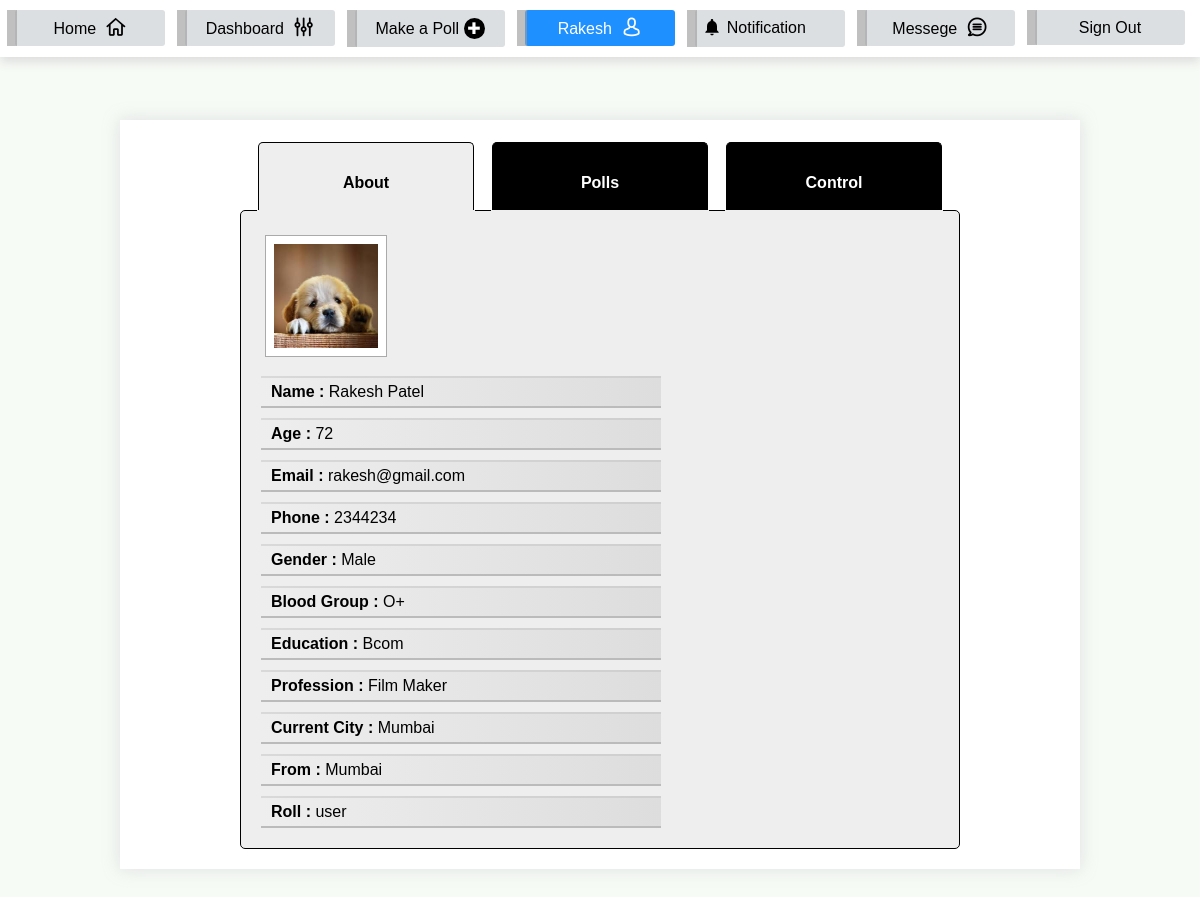
Page /user.php?userid=3 (signed in) on the committed database.
### tables this page shows
CREATE TABLE `users` (
  `user_id` int(10) UNSIGNED NOT NULL,
  `user_firstname` varchar(100) NOT NULL,
  `user_lastname` varchar(100) NOT NULL,
  `user_username` varchar(255) NOT NULL,
  `user_password` mediumtext NOT NULL,
  `user_email` varchar(1000) NOT NULL,
  `user_phone` int(15) NOT NULL,
  `user_age` int(10) UNSIGNED NOT NULL,
  `user_gender` varchar(50) NOT NULL,
  `user_bloodgroup` varchar(50) NOT NULL,
  `user_education` varchar(100) NOT NULL,
  `user_profession` varchar(1000) NOT NULL,
  `user_current_city` varchar(100) NOT NULL,
  `user_from` varchar(100) NOT NULL,
  `user_avater` varchar(100) DEFAULT 'ano.jpg',
  `user_roll` varchar(100) DEFAULT 'user',
  `user_nationality` varchar(100) DEFAULT NULL,
  `user_ethnicity` varchar(100) DEFAULT NULL,
  `user_website` longtext DEFAULT NULL
);

### helper.php (called while the page is built, shortened)
<?php
    function issLoggedIn() {
        if( isset($_SESSION["pollsite_username"]) && isset($_SESSION["pollsite_user_id"]) ) {
            return 1;
        } else {
            return 0;
        }
    }
?>

### db.php (called while the page is built, shortened)
<?php
    class db {
        public $conn;
        public function __construct( $host="localhost",$dbname="bluepoll", $username="root", $password="") {
            $this->conn = new PDO("mysql:host=$host;dbname=$dbname",$username,$password);
        }
        public function getAllNotifications(  ) {
            $user_id = isset($_SESSION["pollsite_user_id"]) ? $_SESSION["pollsite_user_id"] : "";
            $sqlString = "SELECT * FROM `notifications` JOIN polls ON polls.poll_id = notification_poll_id WHERE polls.poll_user_id = ".$user_id;
            $result = $this->conn->query($sqlString);
            $notifications = array();
            while ( $notification = $result->fetch(PDO::FETCH_ASSOC) ) {
                if( $notification["notification_action"] == "newLike") {
                    $sqlString = "SELECT poll_name, poll_id, like_id, (SELECT concat(users.user_firstname,' ',users.user_lastname) FROM users where users.user_id = likes.like_liker_id) AS user_name, (SELECT users.user_id FROM users where users.user_id = likes.like_liker_id) AS user_id FROM polls,users,likes WHERE like_id = ".$notification["notification_object_id"];
                    $result3 = $this->conn->query($sqlString);
                       if ( $result3 = $result3->fetch(PDO::FETCH_ASSOC) ) {
                           if( $result3["user_id"] == $user_id ) {
                                continue;
                            }
                            $notification["user_id"] = $result3["user_id"];
                            $notification["user_name"] = $result3["user_name"];
                            $notification["poll_name"] = $result3["poll_name"];
                            $notification["poll_id"] = $result3["poll_id"];
                            $notification["like_id"] = $notification["notification_object_id"];
                            $notifications[] = $notification;
                    }
                }
            }
            return $notifications;
        }
    }
?>

### user.php (the view, shortened to what this page needs)
<?php
    if ( isset($_GET["userid"]) ) {
        $user_id = $_GET["userid"];
        $conn = new mysqli("localhost","root","","bluepoll");
        $sql = "SELECT
                    CONCAT(user_firstname,' ',user_lastname) AS user_name,
                    user_username,
                    user_email,
                    user_phone,
                    user_age,
                    user_gender,
                    user_bloodgroup,
                    user_education,
                    user_profession,
                    user_current_city,
                    user_from,
                    user_roll
                FROM users WHERE user_id=$user_id";
        $result = $conn->query($sql);
        $user = $result->fetch_object();
    } else {
        header("Location:index.php");
    }
?>
<!DOCTYPE html>
<html lang="en">
<head>
    <?php
        require_once("common_stylesheet_links.php");
        ?>
    <link rel="stylesheet" href="css/user.css">
</head>
<body>
    <?php
        require_once("navbar.php");
    ?>
    <div class="container">
        <div class="tab-container">
            <div class="tab-drawer">
                    <div data-target='.tab-about' class="tab-switcher tab-switcher-about active">About</div>
                    <div data-target='.tab-polls' class="tab-switcher tab-switcher-polls">Polls</div>
                    <?php
                        if( issLoggedIn() && $user_id == $userid ) {
                            echo "
                            <div data-target='.tab-bio' class='tab-switcher tab-switcher-bio'>Control</div>
                            ";
                        }
                    ?>
            </div>
            <div class="tab tab-about show">
                <div class="profile-picture">
                    <img src="img/profile/1.jpg" alt="">
                </div>
            <?php
                    echo "
                        <div class='about-row'><strong>Name : </strong>$user->user_name</div>
                        <div class='about-row'><strong>Age : </strong>$user->user_age</div>
                        <div class='about-row'><strong>Email : </strong>$user->user_email</div>
                        <div class='about-row'><strong>Phone : </strong>$user->user_phone</div>
                        <div class='about-row'><strong>Gender : </strong>$user->user_gender</div>
                        <div class='about-row'><strong>Blood Group : </strong>$user->user_bloodgroup</div>
                        <div class='about-row'><strong>Education : </strong>$user->user_education</div>
                        <div class='about-row'><strong>Profession : </strong>$user->user_profession</div>
                        <div class='about-row'><strong>Current City : </strong>$user->user_current_city</div>
                        <div class='about-row'><strong>From : </strong>$user->user_from</div>
                        <div class='about-row'><strong>Roll : </strong>$user->user_roll</div>
                    ";
            ?>
            </div>
        </div>
    </div>
</body>
</html>

### css/common.css (style rules this page uses)
* { font-family:'Franklin Gothic Medium', 'Arial Narrow', Arial, sans-serif; }
* { box-sizing: border-box; }
body { overflow-y: scroll; background-color: #f7fbf5; margin: 0px; padding: 0px; }
.active { background: dodgerblue; color:white; }
.show { display:block!important; }

### css/user.css (style rules this page uses)
* { box-sizing: border-box; }
body { overflow-y: auto; background-color: #f7fbf5; margin: 0px; padding: 0px; }
.container { margin: 120px auto; background: white; padding: 20px; width: 80%; min-height: 80vh; display: flex; box-shadow: 0px 0px 16px #aaaabb57; overflow-y: auto; }
.tab-container { width: 720px; min-height: 300px; margin: 0 auto; }
.tab-container .tab-drawer { width: 100%; height: 70px; display: flex; justify-content:space-evenly; }
.tab-switcher { line-height: 80px; color: black; font-weight: bold; font-family: sans-serif; text-align: center; cursor: pointer; width: 30%; height: 100%; background:rgb(209, 209, 209); float: left; margin-top: 10px; position: relative; background: black; color: white; border: 1px solid black; border-bottom: 1px solid #eee; bottom: 8px; border-top-left-radius: 5px; border-top-right-radius: 5px; z-index: 1; position:relative; }
.tab-switcher::after { content:""; width:102%; height:2px; background:#eee; position:absolute; top:99%; left:-2.5px; }
.tab-about .profile-picture { width: 120px; height: 120px; border: 8px solid white; outline:1px solid #aaa; position: relative; margin-left: 15px; margin-bottom: 20px; }
.tab-about .profile-picture img { width:100%; height: 100%; }
.active { background:#eee; color: black; }
.show { display: block!important; }
.tab-container .tab { border: 1px solid black; text-align: start; padding: 10px; padding-top: 25px; position: relative; width: 100%; min-height: 200px; display: none; background:#eee; border-radius: 5px; animation:a .5s linear 0s 1; }
.about-row { width: 400px; padding:5px 0px; text-align: left; text-indent: 10px; background: linear-gradient(to left,#ddd, #eee); margin: 10px; border-top: 2.5px solid #bbbbbb6b; border-bottom: 2.5px solid #bbb; }

### rows in the picture
users: user_age "72", user_email "rakesh@gmail.com", user_phone "2344234", user_gender "Male", user_bloodgroup "O+", user_education "Bcom", user_profession "Film Maker", user_current_city "Mumbai", user_from "Mumbai", user_roll "user"

### other values in the picture
$username "Rakesh"
$user->user_name "Rakesh Patel"
